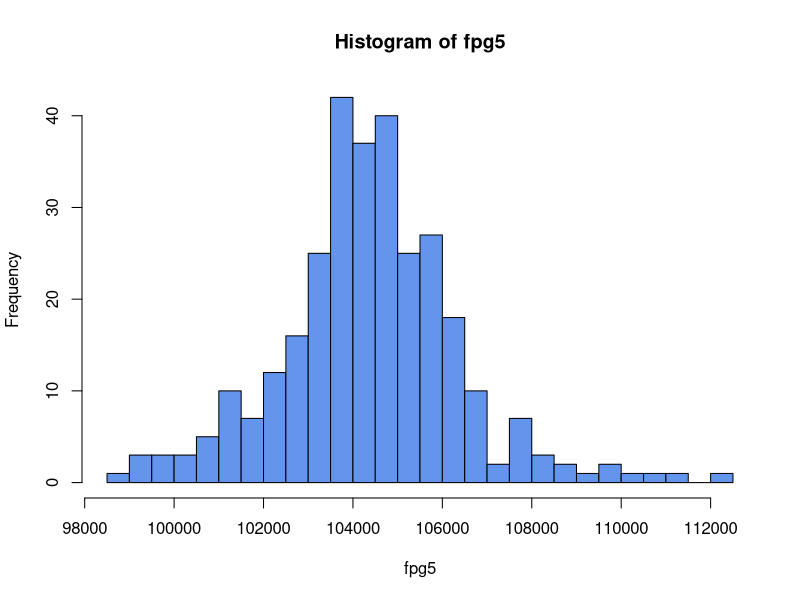

Generate this figure with R:
## ---- chunk 1
precio_bono <- function(vn, tc, ti, t, m) {
  # tc tasa cupon anual
  # m numero de veces al año que se paga el cupón
  # t vencimiento en años
  # ti tasa de interes 
  n <- t * m               
  c <- vn * tc / m         
  r <- ti / m               
  flujos <- rep(c, n)
  flujos[n] <- flujos[n] + vn  
  precio <- sum(flujos / (1 + r)^(1:n))
  duracion_per <- sum((1:n) * (flujos / (1 + r)^(1:n))) / precio
  return(list(
    precio = precio,
    duracion = duracion_per/m
  ))
}
## ---- chunk 2
library(readxl)
library(lubridate)
library(quantmod)
Tasa5 <- read_xlsx("Tasa_5.xlsx")
Tasa5$SF43886 <- as.numeric(Tasa5$SF43886)/100
Tasa5 <- xts(Tasa5$SF43886, order.by = date(Tasa5$Fecha))
Ti5 <- as.numeric(last(Tasa5))
## ---- chunk 3
pb5 <- precio_bono(100, 0.10, Ti5, 5, 2)[["precio"]]
## ---- chunk 4
rent5 <- diff(log(Tasa5))
te5 <- na.omit(Ti5*(1+rent5))
## ---- chunk 5
pbe5 <- matrix(0, nrow = length(te5), ncol = 1)
for (i in 1:length(te5)) {
  pbe5[i,1] <- precio_bono(100000, 0.1, as.numeric(te5[i,1]), 5, 2)[["precio"]]
}
## ---- chunk 6
fpg5 <- pbe5-pb5
hist(fpg5, n=20, col= "cornflowerblue")
var99_5 <- quantile(fpg5, 0.1)
var99_5
## ---- chunk 7
100000/100*var99_5
## ---- chunk 8
dur5<- precio_bono(100,0.1,Ti5,5,2)[["duracion"]]
durm5 <- dur5/(1+Ti5)
qnorm(0.01)*sd(na.omit(rent5))*pb5*Ti5*durm5
